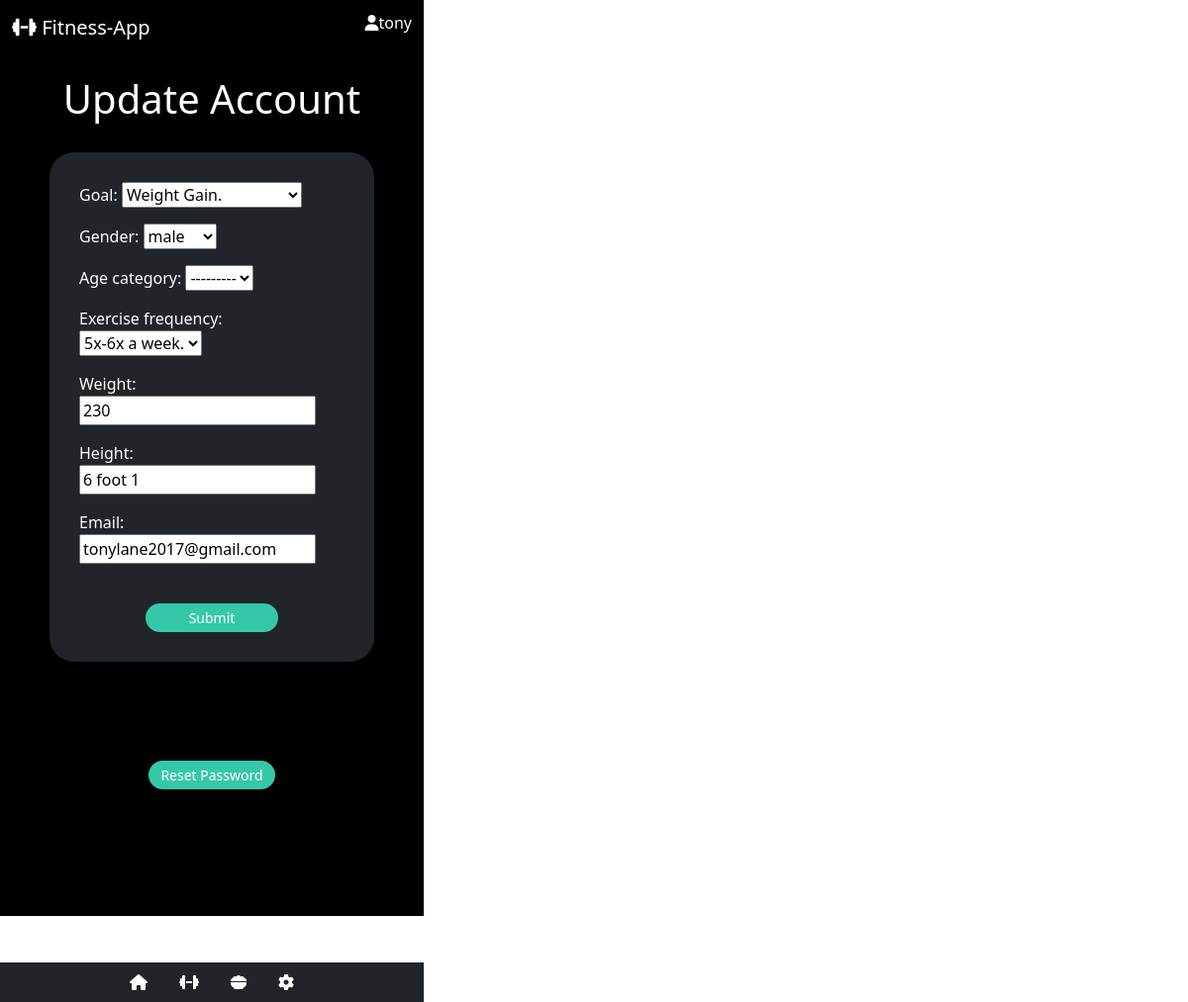
Page /account/update/9/ (signed in) on the committed database.
### users/models.py (models this page shows, shortened)
class FitnessUser(AbstractUser):
    first_name = models.CharField(max_length=30)
    last_name = models.CharField(max_length=30)
    email = models.EmailField(max_length=60)
    age_category = models.ForeignKey(
        AgeGroup,
        on_delete=models.CASCADE,
        blank=True,
        null=True
    )
    goal = models.IntegerField(default=1 ,choices=Purpose.choices)
    weight = models.CharField(max_length=30)
    height = models.CharField(max_length=30)
    gender = models.ForeignKey(
        Gender,
        on_delete=models.CASCADE,
        blank=True,
        null=True
    )
    exercise_frequency = models.IntegerField(default=1 ,choices=Frequency.choices)
    template_id = models.ForeignKey(
        Workout_template,
        default=1,
        on_delete=models.CASCADE,
        blank=True,
        null=True
        )
    completed_workouts = models.ManyToManyField(SingleWorkout)

### users/views.py (the view, shortened to what this page needs)
# urls.py: path('account/update/<int:pk>/', UpdateAccountPageView.as_view(), name='update_account'),
class UpdateAccountPageView(LoginRequiredMixin, UserPassesTestMixin, UpdateView):
    model = FitnessUser
    form_class = CustomUserChangeForm
    template_name = "users/update_account.html"
    success_url = reverse_lazy("home")
    def test_func(self):
        return self.request.user == FitnessUser.objects.get(id = self.kwargs['pk'])
    def get_context_data(self, **kwargs):
        user = FitnessUser.objects.get(username=self.request.user)
        return super().get_context_data(**kwargs)

### users/forms.py
class CustomUserChangeForm(UserChangeForm):
    class Meta(UserChangeForm):
        model = FitnessUser
        fields = ('goal', 'gender', 'age_category', 'exercise_frequency', 'weight', 'height', 'template_id', 'email',)
        exclude = ('template_id',)
        UserChangeForm.password = None

### users/models.py (called while the page is built)
    def __str__(self):
        return self.name

    def __str__(self):
        return self.name

### templates/users/update_account.html (shortened to what this page needs)
{% extends 'base.html' %}
{% block content %}
<nav class="navbar">
    <div class="container-fluid">
      <a class="navbar-brand" href="#">
        <i class="fa-solid fa-dumbbell"></i>
        Fitness-App
      </a>
      <h6><i class="fa-solid fa-user"></i>{{ request.user }}</h6>
    </div>
  </nav>
<h1 class="accounttitle">Update Account</h1>
<div class="accountupdate">
    {% if request.user == user %}
<form method="POST">
    {{ form.as_p }}
    <button class="btn btn-primary btn-sm">
        Submit
    </button>
</form>
{% endif %}
</div>
<div class="changepassword">
  <a href="{% url 'password_change' %}">
    <button class="btn btn-primary btn-sm">
      Reset Password
    </button>
  </a>
</div>
<div class="accountnavbar">
    <ul class="nav sticky-bottom bg-dark justify-content-center">
     <li class="nav-item">
       <a class="nav-link active" href="{% url 'home' %}">
         <i class="fa-solid fa-house"></i>
       </a>
     </li>
     <li class="nav-item">
       <a class="nav-link" href="{% url 'template' %}">
         <i class="fa-solid fa-dumbbell"></i>
       </a>
     </li>
     <li class="nav-item">
       <a class="nav-link" href="{% url 'nutrition' %}">
         <i class="fa-solid fa-bowl-food"></i>
       </a>
     </li>
     <li class="nav-item">
       <a class="nav-link" href="{% url 'account' %}">
         <i class="fa-solid fa-gear"></i>
       </a>
     </li>
   </ul>
  </div>
{% endblock content %}

### static/css/base.css (style rules this page uses)
* { max-width: 428px; max-height: 926px; }
button.btn { display: block; border: none; margin-bottom: 20px; margin-top: 20px; width: 100%; background-color: #35c8a8; border-radius: 25px; }
a.nav-link { color: white; }
.accounttitle { text-align: center; margin-top:20px; margin-bottom: 30px; }
.accountupdate { background-color: #212529; border: none; padding: 30px; margin: 50px; border-radius: 25px; margin-top: 20px; }
.changepassword button.btn { margin: 35%; border: none; margin-bottom: 0px; margin-top: 100px; width: 30%; background-color: #35c8a8; border-radius: 25px; }
.changepassword a { text-decoration: none !important; color: white !important; }
.accountupdate button.btn { margin: 25%; border: none; margin-bottom: 0px; margin-top: 40px; width: 50%; background-color: #35c8a8; border-radius: 25px; }
.accountnavbar { margin-top: 175px; }
.navbar .navbar-brand { color: white; }
.navbar a.navbar-brand { color: white; text-decoration: none !important; }

### rows in the picture
FitnessUser: user "tony", goal "Weight Gain.", gender "male", age_category "---------", exercise_frequency "5x-6x a week.", weight "230", height "6 foot 1", email "tonylane2017@gmail.com"
